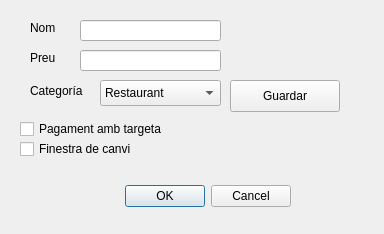
<?xml version="1.0" encoding="UTF-8"?>
<ui version="4.0">
 <class>Dialog</class>
 <widget class="QDialog" name="Dialog">
  <property name="geometry">
   <rect>
    <x>0</x>
    <y>0</y>
    <width>384</width>
    <height>234</height>
   </rect>
  </property>
  <property name="windowTitle">
   <string>Dialog</string>
  </property>
  <widget class="QDialogButtonBox" name="buttonBox">
   <property name="geometry">
    <rect>
     <x>100</x>
     <y>180</y>
     <width>191</width>
     <height>32</height>
    </rect>
   </property>
   <property name="orientation">
    <enum>Qt::Horizontal</enum>
   </property>
   <property name="standardButtons">
    <set>QDialogButtonBox::Cancel|QDialogButtonBox::Ok</set>
   </property>
  </widget>
  <widget class="QLineEdit" name="name">
   <property name="geometry">
    <rect>
     <x>80</x>
     <y>20</y>
     <width>141</width>
     <height>21</height>
    </rect>
   </property>
  </widget>
  <widget class="QLineEdit" name="price">
   <property name="geometry">
    <rect>
     <x>80</x>
     <y>50</y>
     <width>141</width>
     <height>21</height>
    </rect>
   </property>
  </widget>
  <widget class="QCheckBox" name="checkBox_2">
   <property name="geometry">
    <rect>
     <x>20</x>
     <y>120</y>
     <width>161</width>
     <height>18</height>
    </rect>
   </property>
   <property name="text">
    <string>Pagament amb targeta</string>
   </property>
  </widget>
  <widget class="QCheckBox" name="checkBox">
   <property name="geometry">
    <rect>
     <x>20</x>
     <y>140</y>
     <width>151</width>
     <height>18</height>
    </rect>
   </property>
   <property name="text">
    <string>Finestra de canvi</string>
   </property>
  </widget>
  <widget class="QLabel" name="label">
   <property name="geometry">
    <rect>
     <x>30</x>
     <y>20</y>
     <width>41</width>
     <height>16</height>
    </rect>
   </property>
   <property name="text">
    <string>Nom</string>
   </property>
  </widget>
  <widget class="QLabel" name="label_2">
   <property name="geometry">
    <rect>
     <x>30</x>
     <y>50</y>
     <width>41</width>
     <height>16</height>
    </rect>
   </property>
   <property name="text">
    <string>Preu</string>
   </property>
  </widget>
  <widget class="QPushButton" name="save_button">
   <property name="geometry">
    <rect>
     <x>230</x>
     <y>80</y>
     <width>110</width>
     <height>32</height>
    </rect>
   </property>
   <property name="text">
    <string>Guardar</string>
   </property>
  </widget>
  <widget class="QLabel" name="label_3">
   <property name="geometry">
    <rect>
     <x>30</x>
     <y>75</y>
     <width>61</width>
     <height>31</height>
    </rect>
   </property>
   <property name="text">
    <string>Categoría</string>
   </property>
  </widget>
  <widget class="QComboBox" name="checkbox_categoria">
   <property name="geometry">
    <rect>
     <x>100</x>
     <y>80</y>
     <width>121</width>
     <height>26</height>
    </rect>
   </property>
   <item>
    <property name="text">
     <string>Restaurant</string>
    </property>
   </item>
   <item>
    <property name="text">
     <string>Begudes</string>
    </property>
   </item>
   <item>
    <property name="text">
     <string>Bar</string>
    </property>
   </item>
  </widget>
 </widget>
 <resources/>
 <connections>
  <connection>
   <sender>buttonBox</sender>
   <signal>accepted()</signal>
   <receiver>Dialog</receiver>
   <slot>accept()</slot>
   <hints>
    <hint type="sourcelabel">
     <x>248</x>
     <y>254</y>
    </hint>
    <hint type="destinationlabel">
     <x>157</x>
     <y>274</y>
    </hint>
   </hints>
  </connection>
  <connection>
   <sender>buttonBox</sender>
   <signal>rejected()</signal>
   <receiver>Dialog</receiver>
   <slot>reject()</slot>
   <hints>
    <hint type="sourcelabel">
     <x>316</x>
     <y>260</y>
    </hint>
    <hint type="destinationlabel">
     <x>286</x>
     <y>274</y>
    </hint>
   </hints>
  </connection>
 </connections>
</ui>
